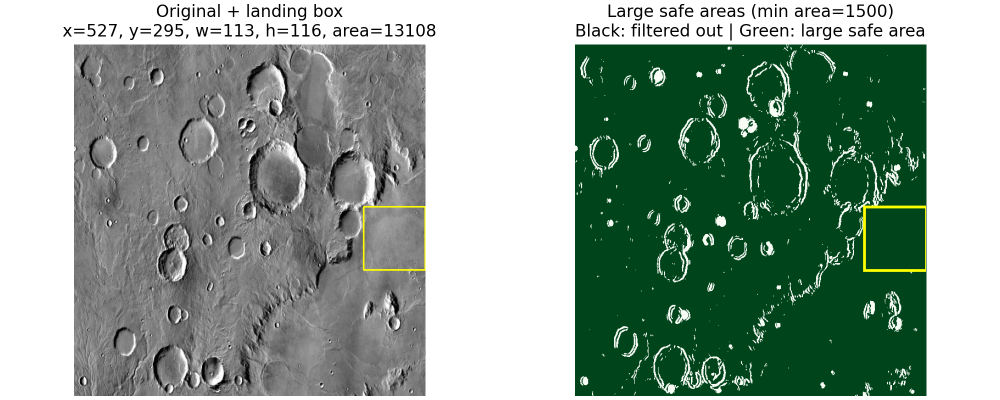
#> input picture media/1_1_large_safe_areas.png, 2000 x 800 px (shown at 1/2 size)
$ python -i pipeline.py   (imports and definitions only)   (older library calls are emulated)
#> lines starting #> are read from the running program, lines starting #| are printed output that depends on the picture; after the words box and inside, x2 and y2 are one past the last pixel; in counts of white or black regions, pixels touching at a corner belong together
import cv2
import numpy as np

SLOPE_THRESHOLD_DEG = 15.0   # proxy-label threshold
BASELINE_PX = 5              # proxy-label slope baseline (5 m at 1 m GSD)


def level_ground_brightness(image_gray):
    """Brightness of level ground, estimated as the image median (most of a tile is near level)."""
    return float(np.median(image_gray))


def gradient_reference(image_gray, sun_elevation_deg=30.0):
    """Sobel response (8 x intensity change per pixel) of a slope change equal to the label threshold
    spread over the label baseline, for a Lambertian surface with level-ground brightness I_ref:
    g_ref = 8 * I_ref * cot(e) * sin(15 deg) / 5."""
    e = np.radians(sun_elevation_deg)
    I_ref = level_ground_brightness(image_gray)
    return 8.0 * I_ref / np.tan(e) * np.sin(np.radians(SLOPE_THRESHOLD_DEG)) / BASELINE_PX


def compute_gradient_hazard(image_gray, sun_elevation_deg=30.0, normalization='physical'):
    """Gradient hazard G in [0, 1].

    physical (default): Sobel gradient of the image box-filtered over the label baseline, divided by
        the fixed physical constant g_ref (gradient_reference).
    p99: raw 3x3 Sobel gradient divided by its per-tile 99th percentile (earlier versions; ablation).
    """
#> called with sun_elevation_deg = 30, normalization = 'physical'
    I = image_gray.astype(np.float32)
    if normalization == 'physical':
        I = cv2.blur(I, (BASELINE_PX, BASELINE_PX), borderType=cv2.BORDER_REPLICATE)
    Ix = cv2.Sobel(I, cv2.CV_32F, 1, 0, ksize=3, borderType=cv2.BORDER_REPLICATE)
    Iy = cv2.Sobel(I, cv2.CV_32F, 0, 1, ksize=3, borderType=cv2.BORDER_REPLICATE)
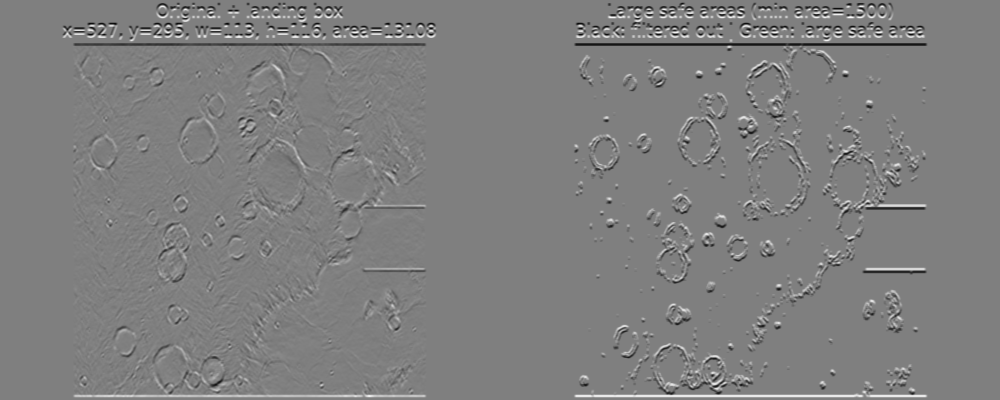
#> Iy: shape (800, 2000) float32 (shown at 1/2 size); min -408, max 408, mean 0; drawn with min black and max white
    g = np.sqrt(Ix**2 + Iy**2)
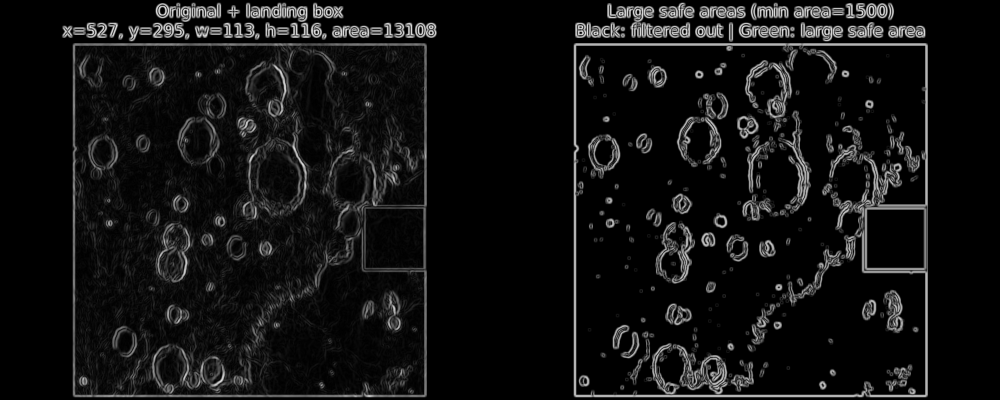
#> g: shape (800, 2000) float32 (shown at 1/2 size); min 0, max 477.9, mean 33.9; drawn with min black and max white
    if normalization == 'physical':
        ref = gradient_reference(image_gray, sun_elevation_deg)
#> in gradient_reference, `I_ref = level_ground_brightness(image_gray)`: I_ref = 130
#> ref = 93.24
    else:
        non_zero = g[g > 0]
        ref = np.percentile(non_zero, 99) if len(non_zero) > 0 else 1.0
    return np.minimum(1.0, g / max(float(ref), 1e-8))

def augment_shadow(image_gray, G, tau=40, a_min=500):
#> called with tau = 40, a_min = 500
    _, binary = cv2.threshold(image_gray, tau, 255, cv2.THRESH_BINARY_INV)
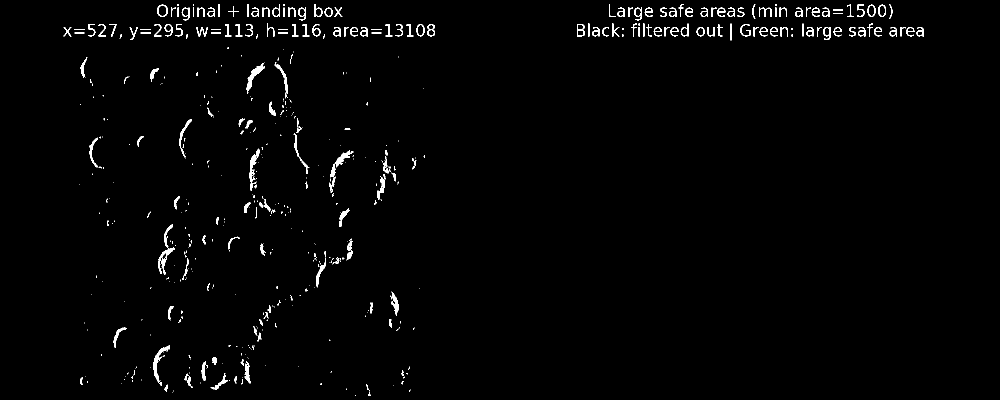
#> binary: shape (800, 2000) (shown at 1/2 size); 1.5% white; 515 white regions (311 under 20 px)
    contours, _ = cv2.findContours(binary, cv2.RETR_EXTERNAL, cv2.CHAIN_APPROX_SIMPLE)
#> contours = 515 contours, 346 with area under 20; largest, box (x1, y1, x2, y2) and area: (493, 125, 529, 181) 466, (661, 301, 707, 355) 430, (306, 695, 328, 765) 400, (314, 9, 336, 34) 400, (317, 494, 350, 550) 376

    mask = np.zeros_like(image_gray)
    G_aug = G.copy()
    for cnt in contours:
        area = cv2.contourArea(cnt)
        if area >= a_min:
            cv2.drawContours(mask, [cnt], 0, 255, -1)
#> this loop made 515 passes
#> area on passes 8, 22, 26: 36, 38, 31.5
#> mask: shape (800, 2000); every value is 0

    G_aug[mask == 255] = 1.0
    return G_aug, mask

def compute_fft_texture_ablation(image_gray, block_size=32, r0=6):
#> called with block_size = 32, r0 = 6
    h, w = image_gray.shape
#> h = 800; w = 2000
    texture_score = np.ones((h, w), dtype=np.float32)
    R_map = np.zeros((h, w), dtype=np.float32)

    for y in range(0, h - block_size + 1, block_size):
        for x in range(0, w - block_size + 1, block_size):
            block = image_gray[y:y+block_size, x:x+block_size].astype(np.float32)
            block -= np.mean(block)

            dft = np.fft.fft2(block)
            dft_shift = np.fft.fftshift(dft)
            mag = np.abs(dft_shift)

            cy, cx = block_size // 2, block_size // 2
            Y, X = np.ogrid[:block_size, :block_size]
            dist_sq = (X - cx)**2 + (Y - cy)**2

            low_mask = dist_sq <= r0**2
            high_mask = dist_sq > r0**2

            E_low = np.sum(mag[low_mask]**2)
            E_high = np.sum(mag[high_mask]**2)

            R = E_high / (E_low + 1e-8)
            R_map[y:y+block_size, x:x+block_size] = R
            if R > 1.0:
                texture_score[y:y+block_size, x:x+block_size] = 0.1
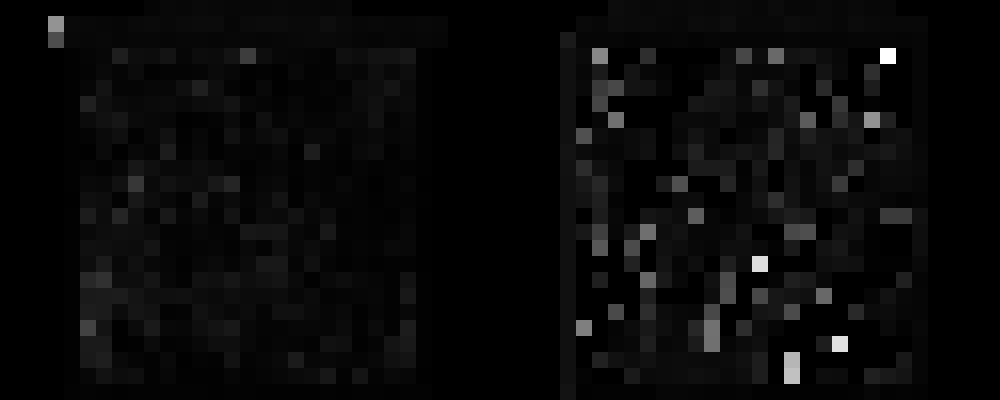
#> R_map: shape (800, 2000) float32 (shown at 1/2 size); min 0, max 6.95, mean 0.264; drawn with min black and max white
#> block: shape (32, 32) float32; every value is 0
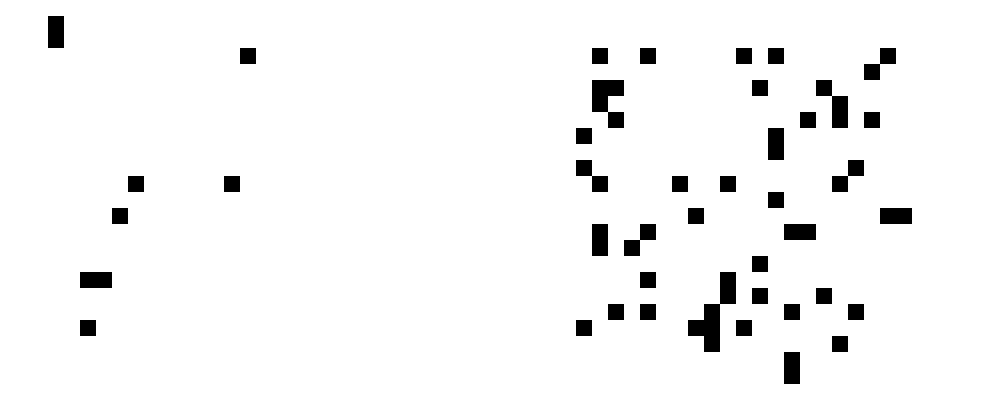
#> texture_score: shape (800, 2000) float32 (shown at 1/2 size); values 0.1 (black) and 1 (white), 96% white; 42 black regions, largest, box (x1, y1, x2, y2) and area: (1376, 544, 1472, 704) 6144, (1184, 160, 1248, 256) 4096, (1632, 160, 1696, 256) 3072

    return texture_score

def maximal_rectangle(matrix):
    if matrix.size == 0:
        return (0, 0, 0, 0)
    max_area = 0
    best_rect = (0, 0, 0, 0)
    h, w = matrix.shape
    heights = np.zeros(w, dtype=np.int32)

    for y in range(h):
        heights[matrix[y] == 1] += 1
        heights[matrix[y] == 0] = 0

        stack = []
        for x in range(w + 1):
            curr_h = heights[x] if x < w else 0
            while stack and curr_h < heights[stack[-1]]:
                top_x = stack.pop()
                h_rect = heights[top_x]
                w_rect = x if not stack else x - stack[-1] - 1
                area = h_rect * w_rect
                if area > max_area:
                    max_area = area
                    best_rect = (x - w_rect, y - h_rect + 1, w_rect, h_rect)
            stack.append(x)
    return best_rect

def fuse_and_select(G, texture_score=None, theta=0.35, min_component_area=1500):
#> called with theta = 0.35, min_component_area = 1500
    if texture_score is not None:
        s = (1.0 - G) * texture_score
    else:
        s = 1.0 - G

    safe_mask = (s > theta).astype(np.uint8)
#> safe_mask: shape (800, 2000); values 0 (black) and 1 (white), 80.9% white; 1034 black regions (686 under 20 px), largest, box (x1, y1, x2, y2) and area: (1147, 86, 1856, 795) 69575, (145, 86, 854, 795) 34999, (471, 220, 623, 447) 7814
    num_labels, labels, stats, centroids = cv2.connectedComponentsWithStats(safe_mask, connectivity=8)
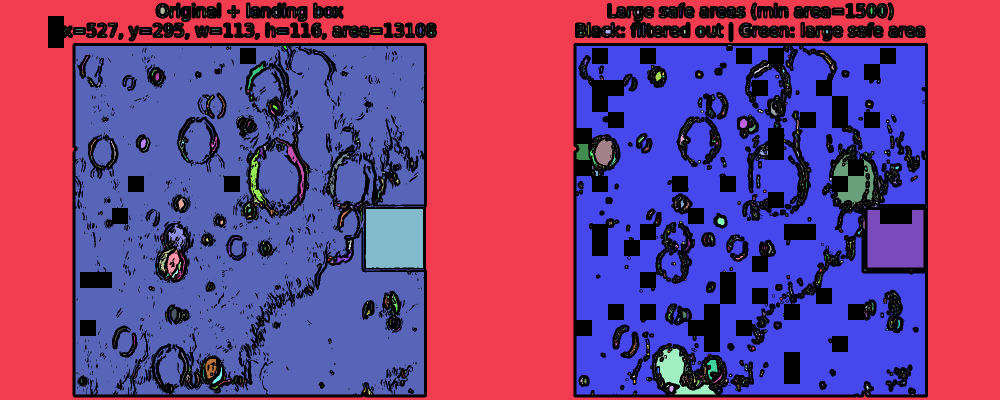
#> labels: shape (800, 2000) int32 (shown at 1/2 size); 2671 distinct labels, from 0 to 2670; one colour per label, 0 black
#> num_labels = 2671; stats = 2671 rows, first 6: [96, 5, 1760, 790, 305414], [0, 0, 2000, 800, 542577], [323, 10, 4, 1, 4], [496, 11, 1, 20, 20], [630, 11, 1, 4, 4], [1362, 11, 1, 1, 1]; centroids = 2671 pairs, first value 128 to 1853, second value 10 to 789

    filtered_safe_mask = np.zeros_like(safe_mask)
    for i in range(1, num_labels):
        if stats[i, cv2.CC_STAT_AREA] >= min_component_area:
            filtered_safe_mask[labels == i] = 1
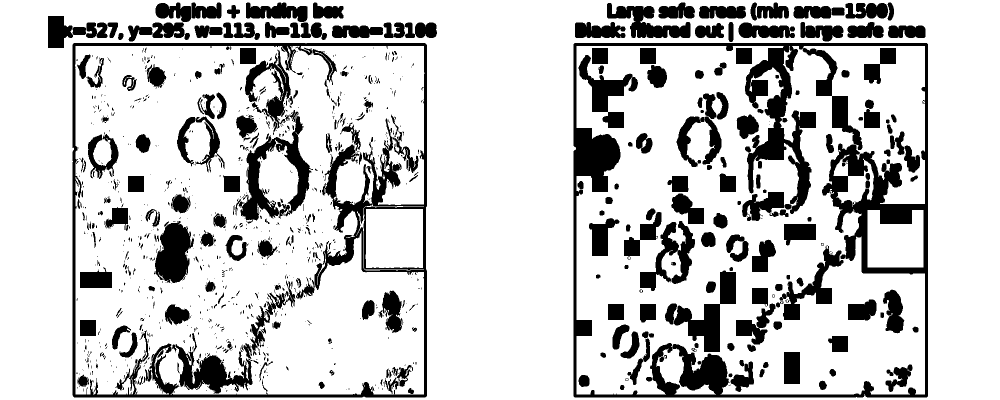
#> filtered_safe_mask: shape (800, 2000) (shown at 1/2 size); values 0 (black) and 1 (white), 79.6% white; 1007 black regions (663 under 20 px), largest, box (x1, y1, x2, y2) and area: (1147, 86, 1856, 795) 75026, (145, 86, 854, 795) 36336, (471, 220, 623, 447) 10165

    rect = maximal_rectangle(filtered_safe_mask)
#> after the loop in maximal_rectangle, `for y in range(h):`: best_rect = (874, 0, 273, 800); heights = 2000 values, max 800 at index 0, min 5 at index 148, mean 233.4; max_area = 218400
#> rect = (874, 0, 273, 800)
    return s, safe_mask, filtered_safe_mask, rect

def run_v_grad(image_gray, theta=0.35, min_component_area=1500, sun_elevation_deg=30.0):
    G = compute_gradient_hazard(image_gray, sun_elevation_deg)
    return fuse_and_select(G, texture_score=None, theta=theta, min_component_area=min_component_area)

def run_v_grad_shadow(image_gray, theta=0.35, min_component_area=1500, tau=40, a_min=500, sun_elevation_deg=30.0):
    G = compute_gradient_hazard(image_gray, sun_elevation_deg)
    G_aug, _ = augment_shadow(image_gray, G, tau=tau, a_min=a_min)
    return fuse_and_select(G_aug, texture_score=None, theta=theta, min_component_area=min_component_area)

def run_v_fft_ablation(image_gray, theta=0.35, min_component_area=1500, tau=40, a_min=500):
    G = compute_gradient_hazard(image_gray)
    G_aug, _ = augment_shadow(image_gray, G, tau=tau, a_min=a_min)
    texture_score = compute_fft_texture_ablation(image_gray)
    return fuse_and_select(G_aug, texture_score=texture_score, theta=theta, min_component_area=min_component_area)


def compute_brightness_hazard(image_gray, phi_deg=10.0, ksize=15, sun_elevation_deg=30.0):
    """Photometric slope cue: deviation of local mean brightness from level ground.

    Under Lambertian shading a facet tilted by phi toward or away from the sun changes the brightness
    of level ground (I_ref) by about I_ref * cot(e) * sin(phi). B saturates at that change:
        B = min(1, |box_k(I) - I_ref| / (I_ref * cot(e) * sin(phi))).
    """
    I_blur = cv2.blur(image_gray.astype(np.float32), (ksize, ksize))
    I_ref = level_ground_brightness(image_gray)
    scale = I_ref / np.tan(np.radians(sun_elevation_deg)) * np.sin(np.radians(phi_deg))
    return np.minimum(1.0, np.abs(I_blur - I_ref) / max(scale, 1e-8))


def run_v_bright(image_gray, theta=0.05, min_component_area=100, tau=60, a_min=500, phi_deg=10.0, ksize=15,
                 sun_elevation_deg=30.0):
    """V_full: max of the shadow-augmented gradient hazard and the brightness cue."""
    G = compute_gradient_hazard(image_gray, sun_elevation_deg)
    G_aug, _ = augment_shadow(image_gray, G, tau=tau, a_min=a_min)
    H = np.maximum(G_aug, compute_brightness_hazard(image_gray, phi_deg=phi_deg, ksize=ksize,
                                                    sun_elevation_deg=sun_elevation_deg))
    return fuse_and_select(H, texture_score=None, theta=theta, min_component_area=min_component_area)

>>> import cv2
>>> picture = cv2.imread('media/1_1_large_safe_areas.png', cv2.IMREAD_GRAYSCALE)
>>> result = run_v_fft_ablation(picture)

$ run again, on media/2_2_large_safe_areas.png
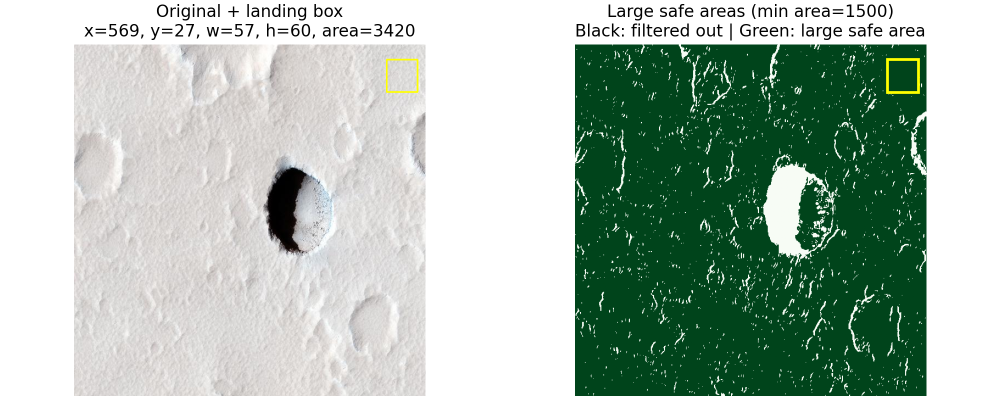
#> input picture media/2_2_large_safe_areas.png, 2000 x 800 px (shown at 1/2 size)
#> I_ref = 220
#> ref = 157.8
#> in augment_shadow, `_, binary = cv2.threshold(image_gray, tau, 255, cv2.THRESH_BINARY_INV)`:
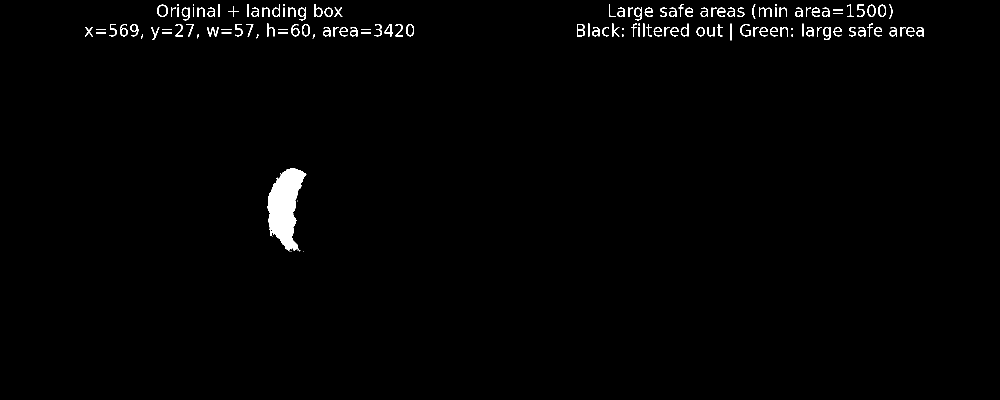
#> binary: shape (800, 2000) (shown at 1/2 size); 1.2% white; 134 white regions (18 under 20 px)
#> contours = 134 contours, 33 with area under 20; largest, box (x1, y1, x2, y2) and area: (535, 336, 613, 503) 7312, (314, 9, 336, 34) 400, (1154, 48, 1170, 73) 320, (604, 48, 620, 73) 292, (1735, 9, 1751, 34) 292
#> the loop in augment_shadow, `for cnt in contours:` made 134 passes
#> area on passes 7, 26, 27, 28, 29, 30, 31, 32: 7312.5, 151.5, 131, 27.5, 147, 130, 153, 50.5
#> G_aug: shape (800, 2000) float32; min 0, max 1, mean 0.134
#> safe_mask: shape (800, 2000); values 0 (black) and 1 (white), 83.7% white; 725 black regions (366 under 20 px), largest, box (x1, y1, x2, y2) and area: (1147, 86, 1856, 795) 91186, (1476, 281, 1824, 708) 40837, (1344, 589, 1600, 785) 21377
#> labels: shape (800, 2000) int32; 1582 distinct labels, from 0 to 1581
#> num_labels = 1582; stats = 1582 rows, first 6: [146, 5, 1710, 790, 260623], [0, 0, 2000, 800, 1041300], [1361, 9, 4, 4, 4], [317, 10, 17, 7, 18], [437, 11, 1, 20, 20], [496, 11, 1, 20, 20]; centroids = 1582 pairs, first value 172.5 to 1852.5, second value 10 to 789.8
#> after the loop in fuse_and_select, `for i in range(1, num_labels):`:
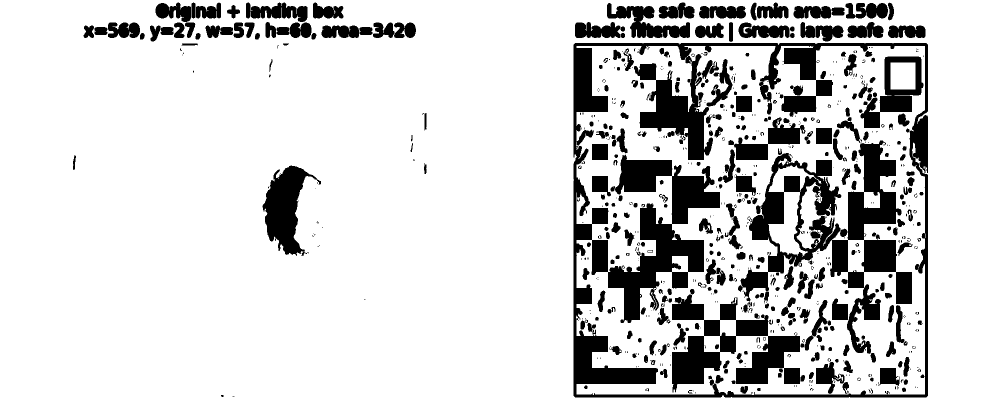
#> filtered_safe_mask: shape (800, 2000) (shown at 1/2 size); values 0 (black) and 1 (white), 83% white; 723 black regions (364 under 20 px), largest, box (x1, y1, x2, y2) and area: (1147, 86, 1856, 795) 93578, (1476, 281, 1824, 708) 42425, (1344, 589, 1600, 785) 21478
#> after the loop in maximal_rectangle, `for y in range(h):`: best_rect = (152, 146, 373, 644); heights = 2000 values, max 800 at index 0, min 5 at index 1150, mean 463.7; max_area = 240212
#> rect = (152, 146, 373, 644)

$ run again, on media/fig_footprint_envelope.png
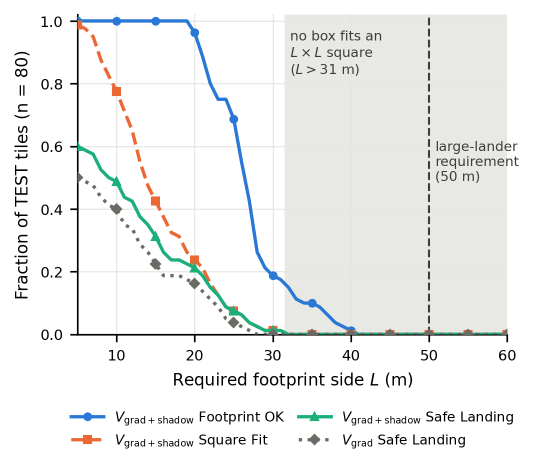
#> input picture media/fig_footprint_envelope.png, 1068 x 940 px (shown at 1/2 size)
#> I_ref = 255
#> ref = 182.9
#> in augment_shadow, `_, binary = cv2.threshold(image_gray, tau, 255, cv2.THRESH_BINARY_INV)`:
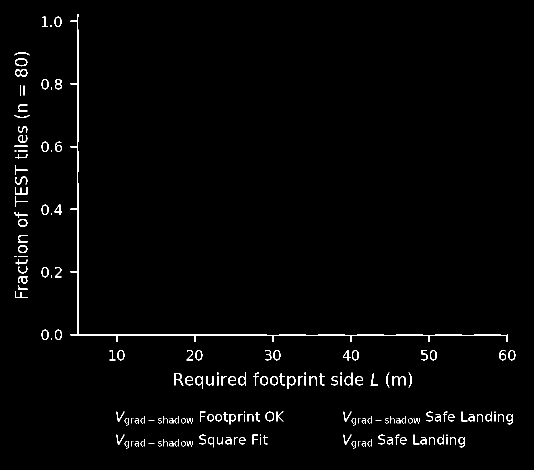
#> binary: shape (940, 1068) (shown at 1/2 size); 1.6% white in thin lines or dots, all inside (x1, y1, x2, y2) = (29, 28, 1031, 897)
#> contours = 199 contours, 86 with area under 20; largest, box (x1, y1, x2, y2) and area: (141, 28, 1016, 684) 2537, (30, 116, 55, 133) 289, (30, 138, 55, 154) 280, (531, 823, 548, 843) 247, (575, 752, 591, 778) 242
#> the loop in augment_shadow, `for cnt in contours:` made 199 passes
#> area on passes 27, 28, 30: 135.5, 33.5, 33.5
#> G_aug: shape (940, 1068) float32; min 0, max 1, mean 0.113
#> safe_mask: shape (940, 1068); values 0 (black) and 1 (white), 87.3% white; 172 black regions (3 under 20 px), largest, box (x1, y1, x2, y2) and area: (138, 25, 1019, 687) 35139, (704, 544, 832, 576) 4096, (864, 544, 992, 576) 4096
#> labels: shape (940, 1068) int32; 703 distinct labels, from 0 to 702
#> num_labels = 703; stats = 703 rows, first 6: [0, 25, 1056, 903, 127956], [0, 0, 1068, 940, 683549], [88, 35, 1, 1, 1], [110, 34, 13, 19, 45], [155, 34, 859, 636, 3847], [89, 37, 1, 12, 12]; centroids = 703 pairs, first value 30.57 to 1032, second value 35 to 894.6
#> after the loop in fuse_and_select, `for i in range(1, num_labels):`:
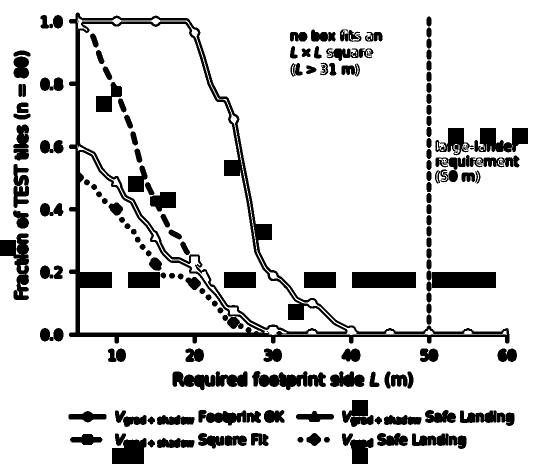
#> filtered_safe_mask: shape (940, 1068) (shown at 1/2 size); values 0 (black) and 1 (white), 86.1% white; 170 black regions (3 under 20 px), largest, box (x1, y1, x2, y2) and area: (138, 25, 1019, 687) 35233, (704, 544, 832, 576) 4096, (864, 544, 992, 576) 4096
#> after the loop in maximal_rectangle, `for y in range(h):`: best_rect = (544, 154, 309, 386); heights = 1068 values, max 940 at index 61, min 12 at index 224, mean 138.9; max_area = 119274
#> rect = (544, 154, 309, 386)
